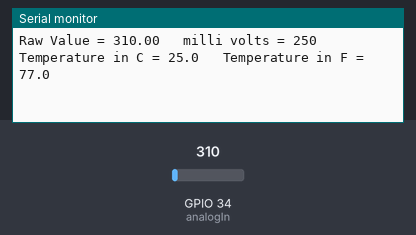
Bench run of a sketch on a simulated ESP32. Parts: the last lines printed to the serial monitor. The test bench sets the inputs (shaded band); at power-on: GPIO 34 (analogIn) = 310.

Above: at 1.3 s.
1.4 s: GPIO 34 (analogIn) set to 372
At 1.9 s:
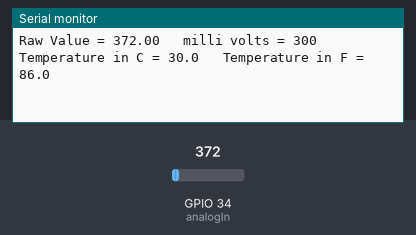
2.9 s: GPIO 34 (analogIn) set to 434
At 3.4 s:
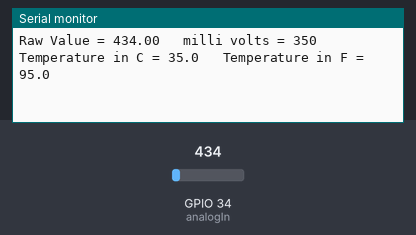
Timing chart, 0 to 5.9 s (numbered marks = the images above; inputs shaded):
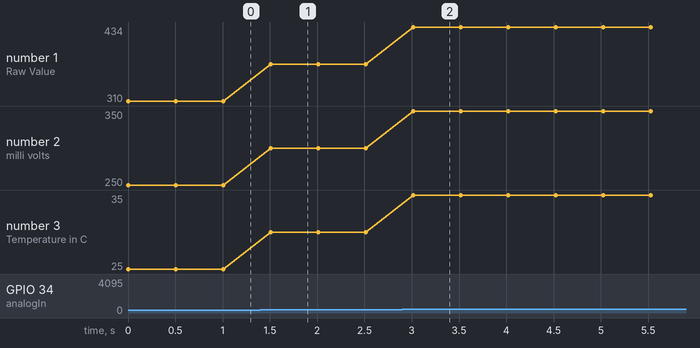

Measured:
- after the input at 1.4 s, the serial monitor: prints a new line after 0.11 s (image 1)
- after the input at 2.9 s, the serial monitor: prints a new line after 0.11 s (image 2)
- plotted number 1: 310 → 372 after the input at 1.4 s, 372 → 434 after the input at 2.9 s
- plotted number 2: 250 → 300 after the input at 1.4 s, 300 → 350 after the input at 2.9 s
- plotted number 3: 25 → 30 after the input at 1.4 s

The sketch:

LM35_ver3.ino
```cpp
const int analogIn = 34;

float RawValue;
float Voltage = 0;
float tempC = 0;
float tempF = 0;

void setup() {
  Serial.begin(115200);
  Serial.println("Baca LM35");
}

void loop() {

  RawValue = analogRead(analogIn);
  Voltage = (RawValue/4095)*3300; // with 3.3V input
  tempC = Voltage*0.1;
  tempF = (tempC * 1.8) + 32; // convert to F

  Serial.print("Raw Value = " ); // shows pre-scaled value
  Serial.print(RawValue);

  Serial.print("\t milli volts = "); // shows the voltage measured
  Serial.print(Voltage, 0); //

  Serial.print("\t Temperature in C = ");
  Serial.print(tempC, 1);

  Serial.print("\t Temperature in F = ");
  Serial.println(tempF, 1);

  delay(500);
}
```
